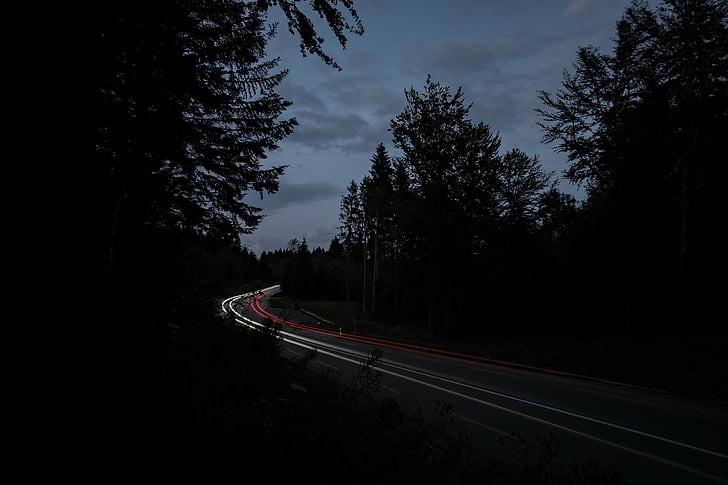
#> input picture pertemuan7/pohon.jpg, 728 x 485 px
$ python canny.py
#> lines starting #> are read from the running program, lines starting #| are printed output that depends on the picture; after the words box and inside, x2 and y2 are one past the last pixel; in counts of white or black regions, pixels touching at a corner belong together
import cv2
import numpy as np
import matplotlib.pyplot as plt


image_color = cv2.imread('pohon.jpg')
#> image_color is the input picture: shape (485, 728, 3); mean B, G, R 25.5, 21.4, 18.2
image_gray = cv2.cvtColor(image_color, cv2.COLOR_BGR2GRAY)
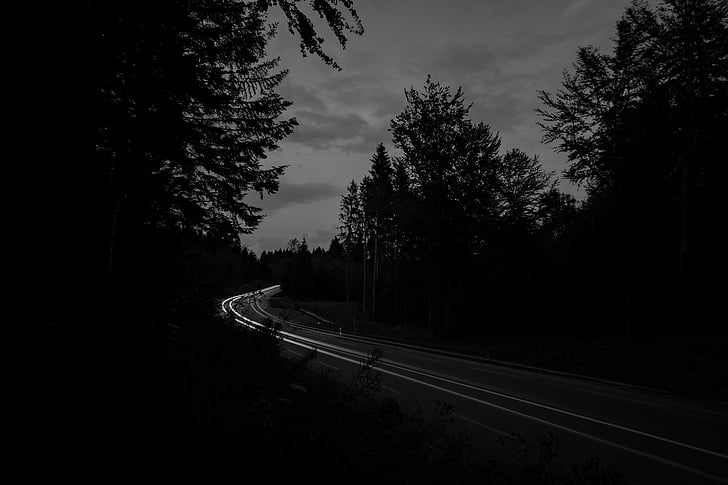
#> image_gray: shape (485, 728); min 0, max 255, mean 20.9


edges = cv2.Canny(image_gray, 100, 200)
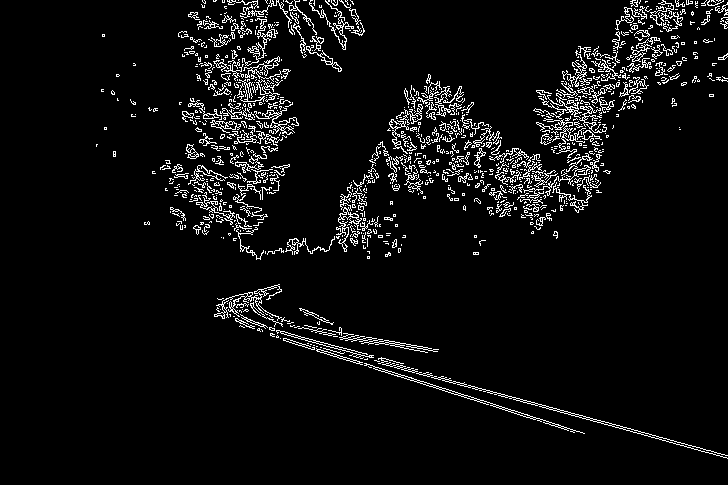
#> edges: shape (485, 728); 5.5% white in thin lines or dots, all inside (x1, y1, x2, y2) = (96, 0, 728, 459)


plt.figure(figsize=(10, 5))

plt.subplot(1, 2, 1)
plt.imshow(image_gray, cmap='gray')
plt.title('Citra Asli')
plt.axis('off')

plt.subplot(1, 2, 2)
plt.imshow(edges, cmap='gray')
plt.title('Deteksi Tepi Canny')
plt.axis('off')

plt.show()
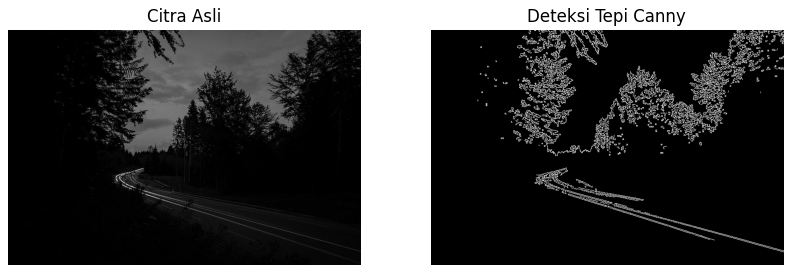
#> figure drawn by matplotlib, 2 panels
